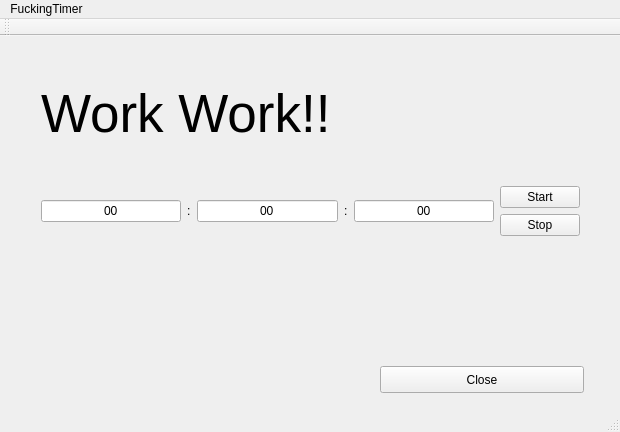
<?xml version="1.0" encoding="UTF-8"?>
<ui version="4.0">
 <class>MainWindow</class>
 <widget class="QMainWindow" name="MainWindow">
  <property name="geometry">
   <rect>
    <x>0</x>
    <y>0</y>
    <width>620</width>
    <height>432</height>
   </rect>
  </property>
  <property name="windowTitle">
   <string>MainWindow</string>
  </property>
  <widget class="QWidget" name="centralWidget">
   <widget class="QWidget" name="verticalLayoutWidget">
    <property name="geometry">
     <rect>
      <x>30</x>
      <y>0</y>
      <width>561</width>
      <height>211</height>
     </rect>
    </property>
    <layout class="QVBoxLayout" name="verticalLayout">
     <item>
      <widget class="QLabel" name="DigitalClock">
       <property name="font">
        <font>
         <pointsize>40</pointsize>
        </font>
       </property>
       <property name="text">
        <string>Work Work!!</string>
       </property>
      </widget>
     </item>
     <item>
      <layout class="QHBoxLayout" name="horizontalLayout">
       <item>
        <widget class="QLineEdit" name="limitHour">
         <property name="toolTip">
          <string>hour</string>
         </property>
         <property name="text">
          <string>00</string>
         </property>
         <property name="cursorPosition">
          <number>2</number>
         </property>
         <property name="alignment">
          <set>Qt::AlignCenter</set>
         </property>
        </widget>
       </item>
       <item>
        <widget class="QLabel" name="label">
         <property name="text">
          <string>:</string>
         </property>
        </widget>
       </item>
       <item>
        <widget class="QLineEdit" name="limitMinute">
         <property name="toolTip">
          <string>hour</string>
         </property>
         <property name="text">
          <string>00</string>
         </property>
         <property name="cursorPosition">
          <number>2</number>
         </property>
         <property name="alignment">
          <set>Qt::AlignCenter</set>
         </property>
        </widget>
       </item>
       <item>
        <widget class="QLabel" name="label_2">
         <property name="text">
          <string>:</string>
         </property>
        </widget>
       </item>
       <item>
        <widget class="QLineEdit" name="limitSecond">
         <property name="toolTip">
          <string>hour</string>
         </property>
         <property name="text">
          <string>00</string>
         </property>
         <property name="cursorPosition">
          <number>2</number>
         </property>
         <property name="alignment">
          <set>Qt::AlignCenter</set>
         </property>
        </widget>
       </item>
       <item>
        <layout class="QVBoxLayout" name="verticalLayout_4">
         <item>
          <widget class="QPushButton" name="startButton">
           <property name="text">
            <string>Start</string>
           </property>
          </widget>
         </item>
         <item>
          <widget class="QPushButton" name="stopButton">
           <property name="text">
            <string>Stop</string>
           </property>
          </widget>
         </item>
        </layout>
       </item>
      </layout>
     </item>
    </layout>
   </widget>
   <widget class="QPushButton" name="close">
    <property name="geometry">
     <rect>
      <x>380</x>
      <y>330</y>
      <width>204</width>
      <height>27</height>
     </rect>
    </property>
    <property name="text">
     <string>Close</string>
    </property>
   </widget>
  </widget>
  <widget class="QMenuBar" name="menuBar">
   <property name="geometry">
    <rect>
     <x>0</x>
     <y>0</y>
     <width>620</width>
     <height>25</height>
    </rect>
   </property>
   <widget class="QMenu" name="menuFuckingTimer">
    <property name="title">
     <string>FuckingTimer</string>
    </property>
   </widget>
   <addaction name="menuFuckingTimer"/>
  </widget>
  <widget class="QToolBar" name="mainToolBar">
   <attribute name="toolBarArea">
    <enum>TopToolBarArea</enum>
   </attribute>
   <attribute name="toolBarBreak">
    <bool>false</bool>
   </attribute>
  </widget>
  <widget class="QStatusBar" name="statusBar"/>
 </widget>
 <layoutdefault spacing="6" margin="11"/>
 <resources/>
 <connections/>
</ui>
